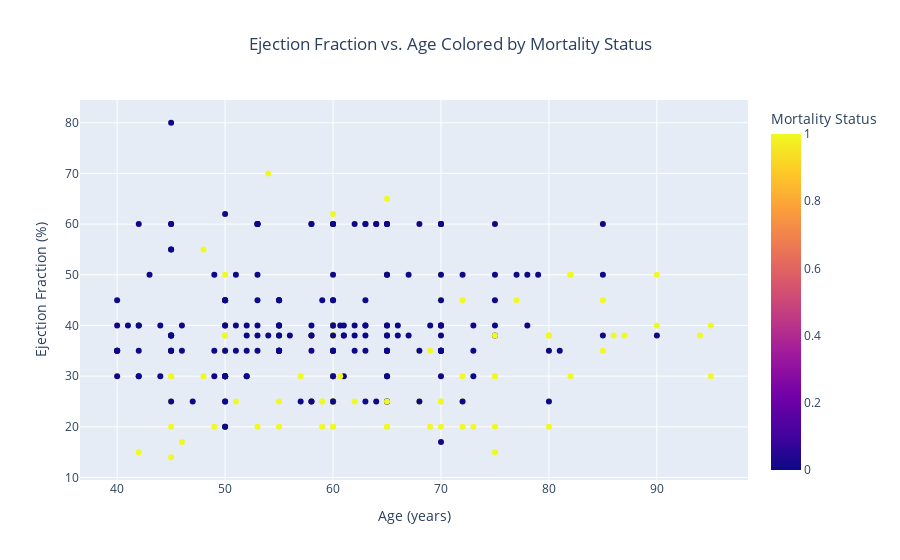

Notebook cell for this chart:
### Markdown cell above
Patients who died seem to have a higher range and `more extreme outliers` in CPK levels compared to those who survived.

### Code cell
# Create the scatter plot
fig = px.scatter(
    df,
    x="age",
    y="ejection_fraction",
    color="death_event",
    labels={
        "age": "Age (years)",
        "ejection_fraction": "Ejection Fraction (%)",
        "death_event": "Mortality Status"
    },
    title="Ejection Fraction vs. Age Colored by Mortality Status",
    color_discrete_map={0: "blue", 1: "red"},  # Survived (blue) and Died (red)
    hover_data=["creatinine_phosphokinase", "serum_creatinine", "serum_sodium"]  # Add additional info on hover
)

# Update layout
fig.update_layout(
    title=dict(text="Ejection Fraction vs. Age Colored by Mortality Status", x=0.5, xanchor="center"),
    xaxis=dict(title="Age (years)"),
    yaxis=dict(title="Ejection Fraction (%)"),
    legend_title="Mortality Status"
)

# Show the plot
fig.show()

### Figure 1 — Plotly figure (JSON) as saved in the notebook; plotly's stock layout.template omitted (floating-point values rounded to 4 significant figures; data arrays with more than 128 entries replaced by an {"elided": "..."} marker saying what was removed)
{"data": [{"customdata": {"elided": "299x3 float values"}, "hovertemplate": "Age (years)=%{x}<br>Ejection Fraction (%)=%{y}<br>creatinine_phosphokinase=%{customdata[0]}<br>serum_creatinine=%{customdata[1]}<br>serum_sodium=%{customdata[2]}<br>Mortality Status=%{marker.color}<extra></extra>", "legendgroup": "", "marker": {"color": {"elided": "299 int values"}, "coloraxis": "coloraxis", "symbol": "circle"}, "mode": "markers", "name": "", "orientation": "v", "showlegend": false, "type": "scatter", "x": {"elided": "299 float values"}, "xaxis": "x", "y": {"elided": "299 int values"}, "yaxis": "y"}], "layout": {"coloraxis": {"colorbar": {"title": {"text": "Mortality Status"}}, "colorscale": [[0, "#0d0887"], [0.1111, "#46039f"], [0.2222, "#7201a8"], [0.3333, "#9c179e"], [0.4444, "#bd3786"], [0.5556, "#d8576b"], [0.6667, "#ed7953"], [0.7778, "#fb9f3a"], [0.8889, "#fdca26"], [1, "#f0f921"]]}, "legend": {"title": {"text": "Mortality Status"}, "tracegroupgap": 0}, "title": {"text": "Ejection Fraction vs. Age Colored by Mortality Status", "x": 0.5, "xanchor": "center"}, "xaxis": {"anchor": "y", "domain": [0, 1], "title": {"text": "Age (years)"}}, "yaxis": {"anchor": "x", "domain": [0, 1], "title": {"text": "Ejection Fraction (%)"}}}}
